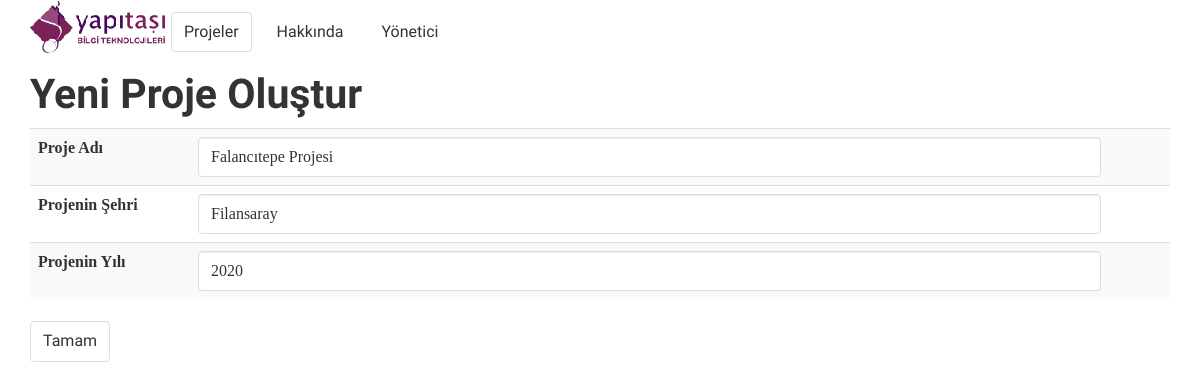
The page /unit/edit_project/8/ on the database as committed earlier.
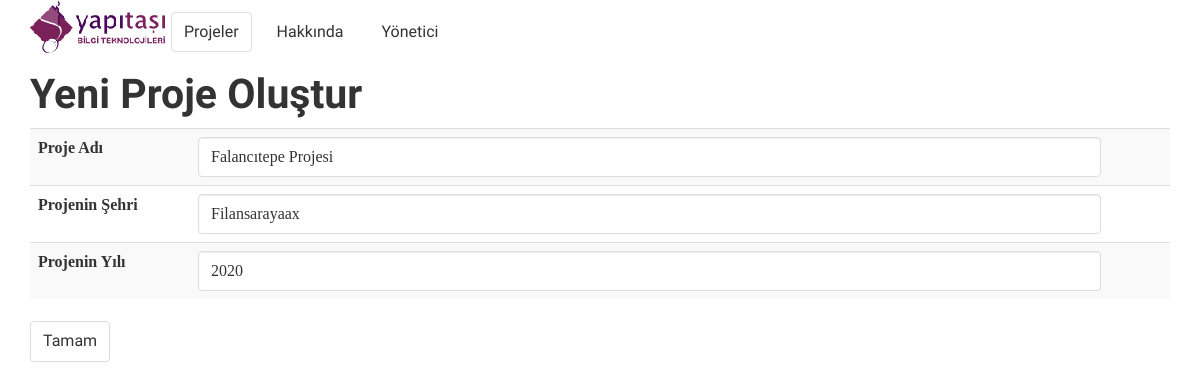
The same page on the database as committed later.
### unit/models.py (models this page shows, shortened)
class Project(models.Model):
    name = models.CharField('project_name', max_length=80)
    city = models.CharField('project_city', max_length=80)
    year = models.IntegerField('launch_year')
    class Meta:
        unique_together = ('name', 'city',)

### unit/views.py (the view)
# urls.py: url(r'^edit_project/(?P<id>[\d]+)/$', views.edit_project, name='edit_project'),
def edit_project(request, id):
    project = get_object_or_404(Project, id=id)
    form = ProjectForm(request.POST or None, instance=project)
    if form.is_valid():
        form.save()
        return redirect('project_list')
    return render(request, 'unit/add_project.html', {'form': form})

### unit/forms.py
class ProjectForm(forms.ModelForm):
    name = forms.CharField(max_length=128, help_text= u"Proje Adı",
                              widget=forms.TextInput(attrs={'class': 'form-control','id':'focusedInput',}))
    city = forms.CharField(max_length=50, help_text= u"Projenin Şehri",
                              widget=forms.TextInput(attrs={'class': 'form-control','id':'focusedInput',}))
    year = forms.IntegerField(max_value=2100,min_value=1980, initial=2004, help_text= u"Projenin Yılı",
                              widget=forms.NumberInput(attrs={'class': 'form-control','id':'focusedInput','size':'4',}))
    class Meta:
        model = Project
        fields = ('name', 'city', 'year')

### unit/templates/unit/add_project.html (shortened to what this page needs)
{% extends 'common/base.html' %}
{% block content %}
    <h1>Yeni Proje Oluştur</h1>
    <form id="category_form" method="post">{% csrf_token %}
    <div class="form-group">
        <table class="table table-striped table-hover">
                {% for field in form.visible_fields %}
                    <tr>
                        <td style="width:160px">  <label class="control-label" for="focusedInput">{{ field.help_text }}</label></td>
                        <td>{{ field }}</td>
                        <td>{{ field.errors }}</td>
                    </tr>
                {% endfor %}
        </table>
    </div>
        <input type="submit" name="submit" class="btn btn-default" value="Tamam"/>
    </form>
{% endblock content %}

Rows that differ between the two databases and show on the page:
changed Project "Falancıtepe Projesi": city "Filansaray" → "Filansarayaax"
